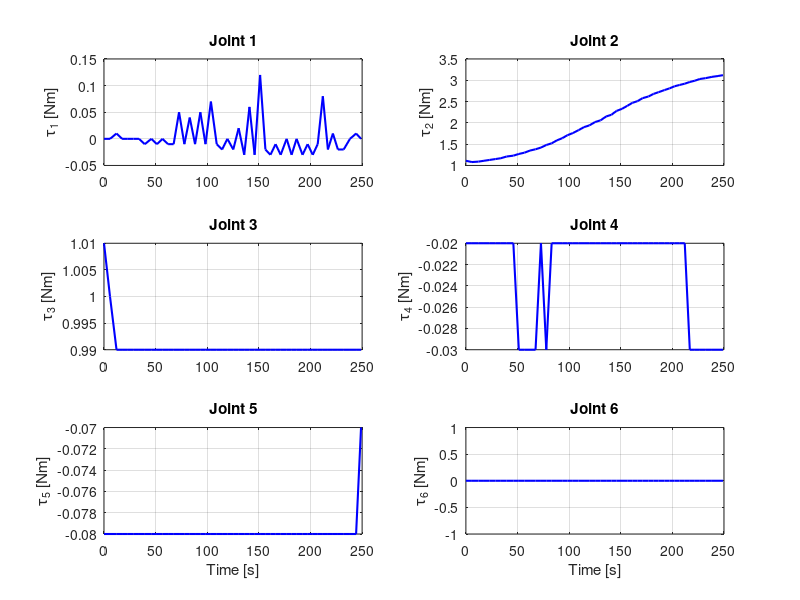

MATLAB code for this plot:
clear;
clc;
close all;

%% Dati delle coppie e del tempo
% Vettore con i valori delle coppie
coppie_tau_ = [
     -0.00, 1.11, 1.01, -0.02, -0.08, -0.00;
     -0.00, 1.08, 1.00, -0.02, -0.08, -0.00;
      0.01, 1.09, 0.99, -0.02, -0.08, 0.00;
     -0.00, 1.11, 0.99, -0.02, -0.08, -0.00;
      0.00, 1.13, 0.99, -0.02, -0.08, 0.00;
     -0.00, 1.15, 0.99, -0.02, -0.08, -0.00;
     -0.00, 1.17, 0.99, -0.02, -0.08, -0.00;
     -0.01, 1.21, 0.99, -0.02, -0.08, -0.00;
     -0.00, 1.23, 0.99, -0.02, -0.08, -0.00;
     -0.01, 1.27, 0.99, -0.03, -0.08, -0.00;
     -0.00, 1.30, 0.99, -0.03, -0.08, -0.00;
     -0.01, 1.35, 0.99, -0.03, -0.08, -0.00;
     -0.01, 1.38, 0.99, -0.03, -0.08, -0.00;
      0.05, 1.42, 0.99, -0.02, -0.08, 0.00;
     -0.01, 1.48, 0.99, -0.03, -0.08, -0.00;
      0.04, 1.52, 0.99, -0.02, -0.08, 0.00;
     -0.01, 1.59, 0.99, -0.02, -0.08, -0.00;
      0.05, 1.64, 0.99, -0.02, -0.08, -0.00;
     -0.01, 1.71, 0.99, -0.02, -0.08, -0.00;
      0.07, 1.76, 0.99, -0.02, -0.08, -0.00;
     -0.01, 1.83, 0.99, -0.02, -0.08, 0.00;
     -0.02, 1.90, 0.99, -0.02, -0.08, 0.00;
     -0.00, 1.94, 0.99, -0.02, -0.08, -0.00;
     -0.02, 2.02, 0.99, -0.02, -0.08, 0.00;
      0.02, 2.06, 0.99, -0.02, -0.08, -0.00;
     -0.03, 2.15, 0.99, -0.02, -0.08, 0.00;
      0.06, 2.19, 0.99, -0.02, -0.08, -0.00;
     -0.03, 2.28, 0.99, -0.02, -0.08, 0.00;
      0.12, 2.33, 0.99, -0.02, -0.08, -0.00;
     -0.02, 2.40, 0.99, -0.02, -0.08, 0.00;
     -0.03, 2.47, 0.99, -0.02, -0.08, 0.00;
     -0.01, 2.51, 0.99, -0.02, -0.08, 0.00;
     -0.03, 2.58, 0.99, -0.02, -0.08, 0.00;
     -0.00, 2.62, 0.99, -0.02, -0.08, 0.00;
     -0.03, 2.68, 0.99, -0.02, -0.08, 0.00;
     -0.00, 2.72, 0.99, -0.02, -0.08, 0.00;
     -0.03, 2.77, 0.99, -0.02, -0.08, 0.00,
     -0.01, 2.81, 0.99, -0.02, -0.08, 0.00;
     -0.03, 2.86, 0.99, -0.02, -0.08, 0.00;
     -0.01, 2.89, 0.99, -0.02, -0.08, 0.00;
      0.08, 2.92, 0.99, -0.02, -0.08, -0.00;
     -0.02, 2.96, 0.99, -0.03, -0.08, 0.00;
      0.01, 2.99, 0.99, -0.03, -0.08, -0.00;
     -0.02, 3.03, 0.99, -0.03, -0.08, 0.00;
     -0.02, 3.05, 0.99, -0.03, -0.08, 0.00;
     -0.00, 3.08, 0.99, -0.03, -0.08, 0.00;
      0.01, 3.10, 0.99, -0.03, -0.08, -0.00;
     -0.00, 3.12, 0.99, -0.03, -0.07, 0.00;
];

% Vettore con timestamp (in secondi).
timestamp = [
    1750795872.700509794
    1750795878.507805165
    1750795884.830031981
    1750795890.195125996
    1750795895.734405044
    1750795901.222434919
    1750795906.553005608
    1750795912.160448652
    1750795918.651932735
    1750795923.948421060
    1750795929.398500570
    1750795934.803509067
    1750795940.145638036
    1750795945.385097541
    1750795950.554541177
    1750795955.744289409
    1750795960.907634046
    1750795966.020670744
    1750795971.004591857
    1750795976.251566102
    1750795981.877664341
    1750795987.110399529
    1750795992.230597206
    1750795997.904562659
    1750796003.127333132
    1750796008.534900468
    1750796013.603535430
    1750796018.587716275
    1750796023.896232399
    1750796029.046912992
    1750796033.938383760
    1750796038.898590313
    1750796043.842351077
    1750796049.602849399
    1750796054.410534067
    1750796059.249119146
    1750796065.012550683
    1750796069.951591099
    1750796074.897642662
    1750796079.700767178
    1750796084.680204756
    1750796089.567782904
    1750796094.420810501
    1750796099.275935812
    1750796104.870514273
    1750796110.952254751
    1750796116.889165936
    1750796121.690827586
    ];

% Calcoliamo il tempo relativo per far partire il grafico da t=0
tempo_iniziale = timestamp(1);
tempo_relativo_s = timestamp - tempo_iniziale;


%% Plot
% Numero dei giunti (numero colonne del vettore coppie)
num_giunti = size(coppie_tau_, 2);

% Creazione subplot per ogni giunto
figure('Name', 'Joint torques', 'NumberTitle', 'off');
% Layout 3 righe x 2 colonne
for i = 1:num_giunti
    subplot(3, 2, i);
    plot(tempo_relativo_s(1:size(coppie_tau_, 1)), coppie_tau_(:, i), '-b', 'LineWidth', 1.5);
    grid on;
    ylabel(['\tau_{', num2str(i), '} [Nm]']);
    title(['Joint ', num2str(i)]);
    if i > 4
        xlabel('Time [s]');
    end
end

